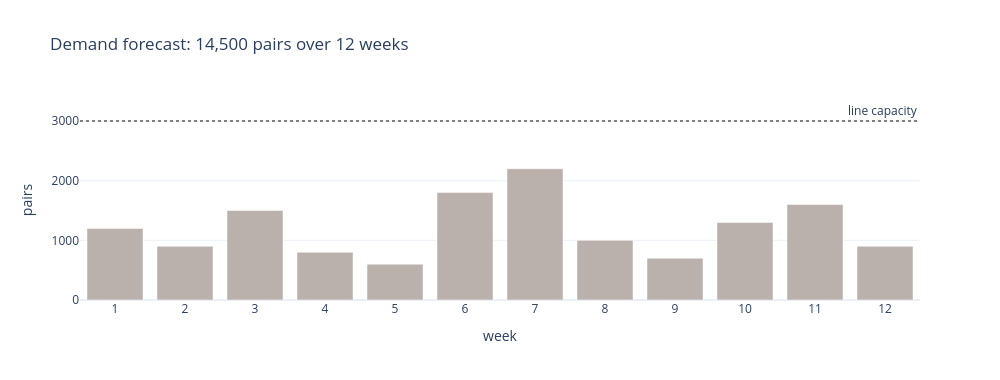

Write notebook code for a chart like this one.
### Markdown cell above
## 1. The story

A factory makes one running shoe. Planning gives us a **12-week demand forecast** (this is where your forecasting work plugs in).

Two costs pull in opposite directions:
- **Setup cost, $2,000** each week the line runs: changeover, cleaning, test pairs. It's the same whether we make 100 pairs or 3,000.
- **Holding cost, $0.50** per pair left in the warehouse at the end of each week: space, capital, risk of damage.

The line can make at most **3,000 pairs a week**. We start and end with an empty warehouse, and we can't run out.

**The question:** in which weeks should we run the line, and how many pairs should we make each time?

(The cost of making each pair doesn't matter here: we make 14,500 pairs in total whatever plan we pick, so it's the same for every plan.)

### Code cell
import math

import pandas as pd
import plotly.graph_objects as go
import pulp
from plotly.subplots import make_subplots

WEEKS = list(range(1, 13))
forecast = dict(zip(WEEKS, [1200, 900, 1500, 800, 600, 1800, 2200, 1000, 700, 1300, 1600, 900]))  # pairs
setup_cost = 2_000     # $ each week the line runs
holding_cost = 0.50    # $ per pair left in stock at the end of a week
line_capacity = 3_000  # pairs per week

fig = go.Figure(go.Bar(x=WEEKS, y=list(forecast.values()), marker_color="#BAB0AC",
                       hovertemplate="week %{x}<br>%{y:,} pairs<extra></extra>"))
fig.add_hline(y=line_capacity, line_dash="dot", line_color="gray", annotation_text="line capacity")
fig.update_layout(title=f"Demand forecast: {sum(forecast.values()):,} pairs over 12 weeks",
                  xaxis=dict(title="week", dtick=1), yaxis_title="pairs", height=380, width=1000, template="plotly_white")
fig.show()

### Figure 1 — Plotly figure (JSON) as saved in the notebook; plotly's stock layout.template omitted (floating-point values rounded to 4 significant figures)
{"data": [{"hovertemplate": "week %{x}<br>%{y:,} pairs<extra></extra>", "marker": {"color": "#BAB0AC"}, "type": "bar", "x": [1, 2, 3, 4, 5, 6, 7, 8, 9, 10, 11, 12], "y": [1200, 900, 1500, 800, 600, 1800, 2200, 1000, 700, 1300, 1600, 900]}], "layout": {"annotations": [{"showarrow": false, "text": "line capacity", "x": 1, "xanchor": "right", "xref": "x domain", "y": 3000, "yanchor": "bottom", "yref": "y"}], "height": 380, "shapes": [{"line": {"color": "gray", "dash": "dot"}, "type": "line", "x0": 0, "x1": 1, "xref": "x domain", "y0": 3000, "y1": 3000, "yref": "y"}], "title": {"text": "Demand forecast: 14,500 pairs over 12 weeks"}, "width": 1000, "xaxis": {"dtick": 1, "title": {"text": "week"}}, "yaxis": {"title": {"text": "pairs"}}}}
